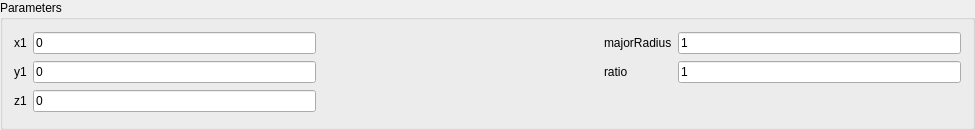
<?xml version="1.0" encoding="UTF-8"?>
<ui version="4.0">
 <class>EllipseWidget</class>
 <widget class="QWidget" name="EllipseWidget">
  <property name="geometry">
   <rect>
    <x>0</x>
    <y>0</y>
    <width>975</width>
    <height>130</height>
   </rect>
  </property>
  <property name="windowTitle">
   <string>EllipseWidget</string>
  </property>
  <layout class="QVBoxLayout" name="verticalLayout">
   <property name="spacing">
    <number>0</number>
   </property>
   <property name="leftMargin">
    <number>0</number>
   </property>
   <property name="topMargin">
    <number>0</number>
   </property>
   <property name="rightMargin">
    <number>0</number>
   </property>
   <property name="bottomMargin">
    <number>0</number>
   </property>
   <item>
    <widget class="QGroupBox" name="groupBox">
     <property name="title">
      <string>Parameters</string>
     </property>
     <layout class="QGridLayout" name="gridLayout">
      <item row="2" column="1">
       <widget class="QLineEdit" name="lineEdit_z1">
        <property name="text">
         <string>0</string>
        </property>
       </widget>
      </item>
      <item row="0" column="4">
       <widget class="QLineEdit" name="lineEdit_x2">
        <property name="text">
         <string>1</string>
        </property>
       </widget>
      </item>
      <item row="2" column="0">
       <widget class="QLabel" name="label_4">
        <property name="text">
         <string>z1</string>
        </property>
       </widget>
      </item>
      <item row="1" column="1">
       <widget class="QLineEdit" name="lineEdit_y1">
        <property name="text">
         <string>0</string>
        </property>
       </widget>
      </item>
      <item row="0" column="2">
       <spacer name="horizontalSpacer_2">
        <property name="orientation">
         <enum>Qt::Horizontal</enum>
        </property>
        <property name="sizeHint" stdset="0">
         <size>
          <width>40</width>
          <height>20</height>
         </size>
        </property>
       </spacer>
      </item>
      <item row="0" column="0">
       <widget class="QLabel" name="label_2">
        <property name="text">
         <string>x1</string>
        </property>
       </widget>
      </item>
      <item row="0" column="3">
       <widget class="QLabel" name="label_6">
        <property name="text">
         <string>majorRadius</string>
        </property>
       </widget>
      </item>
      <item row="0" column="1">
       <widget class="QLineEdit" name="lineEdit_x1">
        <property name="text">
         <string>0</string>
        </property>
       </widget>
      </item>
      <item row="1" column="4">
       <widget class="QLineEdit" name="lineEdit_y2">
        <property name="text">
         <string>1</string>
        </property>
       </widget>
      </item>
      <item row="1" column="0">
       <widget class="QLabel" name="label_3">
        <property name="text">
         <string>y1</string>
        </property>
       </widget>
      </item>
      <item row="1" column="3">
       <widget class="QLabel" name="label_7">
        <property name="text">
         <string>ratio</string>
        </property>
       </widget>
      </item>
     </layout>
    </widget>
   </item>
  </layout>
 </widget>
 <layoutdefault spacing="6" margin="11"/>
 <resources/>
 <connections/>
</ui>
